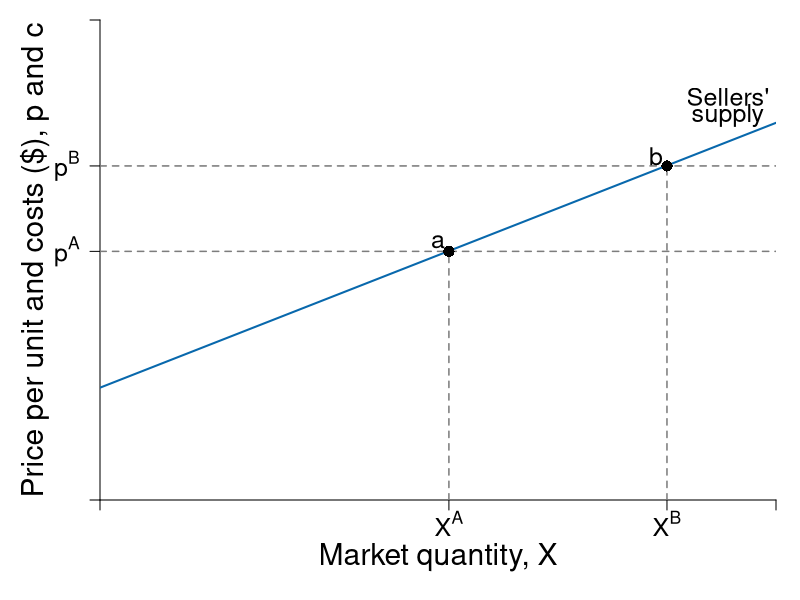

Here is the R script that generated this plot:
require(shape)
pdf(file = "firmmarketsupply/supply_stepwise_smooth.pdf", width = 9, height = 7)

#Set parameters for graphics
axislabelsize <- 1.8
labelsize <- 1.5
graphlinewidth <- 2
segmentlinewidth <- 1.5

COL <- c("#7fc97f", "#beaed4", "#fdc086", "#ffff99", "#386cb0", "#f0027f", "#bf5b17", "#666666")
COLA <- c("#e0f3db", "#99d8c9","#66c2a4","#41ae76", "#238b45", "#005824")
COLB <- c("#c6dbef", "#4eb3d3", "#2b8cbe", "#0868ac","#084081")
COLC <- c("#fcfbfd", "#efedf5", "#dadaeb", "#bcbddc", "#9e9ac8", "#807dba", "#6a51a3", "#54278f", "#3f007d")
Grays <- gray.colors(25, start = 1, end = 0)
CBCols <- c("#009E73","#0072B2","#E69F00")

par(mar =  c(5, 5, 1, 1.2))

xlims <- c(0, 15.5)
ylims <- c(0, 5)

npts <- 501 

plot(0, 0, xlim = xlims, ylim = ylims, type = "n",
     xlab = expression(paste("")),
     ylab = expression(paste("")), 
     xaxt = "n", 
     yaxt = "n", 
     cex.lab = axislabelsize, 
     bty = "n",
     xaxs="i", 
     yaxs="i")

# ticksy <- seq(from = 0, to = ylims[2], by = 2)
# ylabels <- seq(from = 0, to = ylims[2], by = 2)
# ticksx <- seq(from = 0, to = xlims[2], by = 2)
# xlabels <- seq(from = 0, to = xlims[2], by = 2)
shares <- c(0, 2, 4, 8, 10, 13, 15)
costs <- c(1.25, 1.75, 2.25, 3, 3.25, 3.75, 4.25)
prices <- c(2.59, 3.48)

ticksy <- c(0,  prices[1], prices[2],  ylims[2])
ylabels <- c(NA,  expression(paste(p^A)),  expression(paste(p^B)),  NA)
ticksx <- c(0, shares[4], shares[6], xlims[2])
#xlabels <- c(NA, expression(paste(x[I])), expression(paste(x[J])), expression(paste(x[K])), expression(paste(x[L])), expression(paste(x[M])), expression(paste(x[N])), NA)
#xlabels <- c(NA, expression(paste(x[I])), expression(paste(x[I] + x[J])), expression(paste(x[I] + x[J]+ x[K])), expression(paste(x[I] + x[J]+ x[K] + x[L])), expression(paste(x[I] + x[J]+ x[K] + x[L]+ x[M])), expression(paste(x[I] + x[J]+ x[K] + x[L]+ x[M] + x[N])), NA)
xlabels <- c(NA, expression(paste(X^A)), expression(paste(X^B)),  NA)

axis(1, at = ticksx, pos = 0, labels = xlabels, cex.axis = labelsize)
axis(2, at = ticksy, pos = 0, labels = ylabels, las = 1, cex.axis = labelsize)





#Line for Supply
#smoothed line
#segments(shares[1], costs[1] - 0.2, shares[7], costs[6] + 0.2, lty = 1, col = COLB[4] , lwd = segmentlinewidth)
#slope = ( (costs[6] + 0.25) - (costs[1] - 0.1))/(shares[7] - shares[1])
supply <- function(x, int = 1.25 - 0.08, slope = 0.178){
  int + slope * x
}
x <- seq(xlims[1],xlims[2],length.out = 500)
lines(x, supply(x), lty = 1, col = COLB[4], lwd = graphlinewidth)

##Firm i
# segments(shares[1], costs[1], shares[2], costs[1], lty = 1, col = COLB[4] , lwd = segmentlinewidth)
# segments(shares[2], costs[1], shares[2], costs[2], lty = 1, col = COLB[4] , lwd = segmentlinewidth)
# text((shares[1] + shares[2])/2, costs[1] - 0.2, expression("Firm I"), cex = labelsize)
# 
# ##Firm 2
# segments(shares[2], costs[2], shares[3], costs[2], lty = 1, col = COLB[4] , lwd = segmentlinewidth)
# segments(shares[3], costs[2], shares[3], costs[3], lty = 1, col = COLB[4] , lwd = segmentlinewidth)
# text((shares[2] + shares[3])/2, costs[2] - 0.2, expression("Firm J"), cex = labelsize)
# 
# ##Firm 3
# segments(shares[3], costs[3], shares[4], costs[3], lty = 1, col = COLB[4] , lwd = segmentlinewidth)
# segments(shares[4], costs[3], shares[4], costs[4], lty = 1, col = COLB[4] , lwd = segmentlinewidth)
# text((shares[3] + shares[4])/2, costs[3] - 0.2, expression("Firm K"), cex = labelsize)
# 
# ##Firm 4
# segments(shares[4], costs[4], shares[5], costs[4], lty = 1, col = COLB[4] , lwd = segmentlinewidth)
# segments(shares[5], costs[4], shares[5], costs[5], lty = 1, col = COLB[4] , lwd = segmentlinewidth)
# text((shares[4] + shares[5])/2, costs[4] - 0.2, expression("Firm L"), cex = labelsize)
# 
# ##Firm 5
# segments(shares[5], costs[5], shares[6], costs[5], lty = 1, col = COLB[4] , lwd = segmentlinewidth)
# segments(shares[6], costs[5], shares[6], costs[6], lty = 1, col = COLB[4] , lwd = segmentlinewidth)
# text((shares[5] + shares[6])/2, costs[5] - 0.2, expression("Firm M"), cex = labelsize)
# 
# ##Firm 6
# segments(shares[6], costs[6], shares[7], costs[6], lty = 1, col = COLB[4] , lwd = segmentlinewidth)
# segments(shares[7], costs[6], shares[7], costs[7], lty = 1, col = COLB[4] , lwd = segmentlinewidth, xpd = TRUE)
# text((shares[6] + shares[7])/2, costs[6] - 0.2, expression("Firm N"), cex = labelsize)
# 
# # #Equilibrium price and quantity
# # segments(0, 3, 3, 3, lty = 2, "gray" , lwd = segmentlinewidth)
# # segments(3, 0, 3, 3, lty = 2, "gray" , lwd = segmentlinewidth)
# 
# #For market price
# # segments(0, 2, 1, 2, lty = 2, "gray" , lwd = segmentlinewidth)
# 
#Label axes
#mtext(expression(paste("Quantity of output, ", x)), side=1, line = 2.5, cex = axislabelsize)
text(0.5*xlims[2], -0.6, expression(paste("Market quantity, ", X)), xpd = TRUE, cex = axislabelsize)
text(-1.5, 0.5*ylims[2], expression(paste("Price per unit and costs ($), ", p, " and ", c)), xpd = TRUE, cex = axislabelsize, srt = 90)
# # points(50, 10, pch = 16, col = "black", cex = 1.5)
# # text(52, 10.5, expression(M))
# # text(4.4, 0.7, expression("Buyers'"), cex = labelsize)
# # text(4.4, 0.45, expression("Market Demand"), cex = labelsize)
text(14.4, 4.2, expression("Sellers'"), cex = labelsize)
text(14.4, 4, expression("supply"), cex = labelsize)

# # text(0.27, 2.6, expression("Equilibrium Price"), cex = labelsize)
# # text(0.27, 2.4, expression("falls in this range"), cex = labelsize)
# # Arrows(0.55, 2.1, 0.55, 2.9, col = "black", code =3, lty = 1, lwd = 2, arr.type = "triangle", arr.lwd = 0.5)
# 
# 
# #Indicator lines
# #Vertical lines for smooth supply
#segments(shares[2], 0, shares[2], supply(shares[2]), lty = 2, col = Grays[20], lwd = segmentlinewidth)
#segments(shares[3], 0, shares[3], supply(shares[3]), lty = 2, col = Grays[20], lwd = segmentlinewidth)
segments(shares[4], 0, shares[4], supply(shares[4]), lty = 2, col = Grays[20], lwd = segmentlinewidth)
#segments(shares[5], 0, shares[5], supply(shares[5]), lty = 2, col = Grays[20], lwd = segmentlinewidth)
segments(shares[6], 0, shares[6], supply(shares[6]), lty = 2, col = Grays[20], lwd = segmentlinewidth)
#segments(shares[7], 0, shares[7], supply(shares[7]), lty = 2, col = Grays[20], lwd = segmentlinewidth)
# 
# 
# #horizontal lines
#Price line 
segments(0, prices[1], xlims[2], prices[1], lty = 2, col = Grays[20], lwd = segmentlinewidth)
segments(0, prices[2], xlims[2], prices[2], lty = 2, col = Grays[20], lwd = segmentlinewidth)

# segments(0, costs[2], shares[2], costs[2], lty = 2, col = Grays[20], lwd = segmentlinewidth)
# segments(0, costs[3], shares[3], costs[3], lty = 2, col = Grays[20], lwd = segmentlinewidth)
# segments(0, costs[4], shares[4], costs[4], lty = 2, col = Grays[20], lwd = segmentlinewidth)
# segments(0, costs[5], shares[5], costs[5], lty = 2, col = Grays[20], lwd = segmentlinewidth)
# segments(0, costs[6], shares[6], costs[6], lty = 2, col = Grays[20], lwd = segmentlinewidth)

text(shares[4] - 0.25, prices[1] + 0.1, expression(paste(a)), cex = labelsize)
points(shares[4], prices[1], pch = 16, col = "black", cex = 1.5)
text(shares[6] - 0.25, prices[2] + 0.1, expression(paste(b)), cex = labelsize)
points(shares[6], prices[2], pch = 16, col = "black", cex = 1.5)


dev.off()
